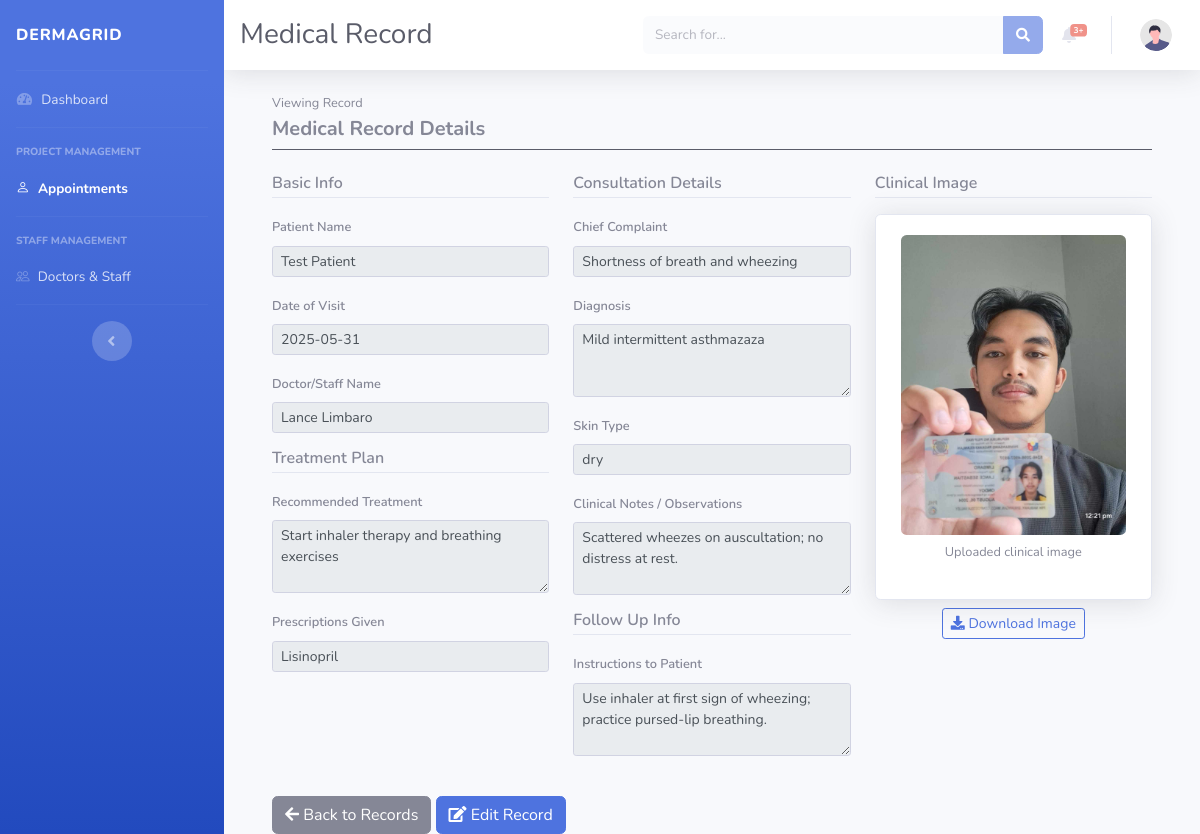
Screenshot of /frontend/viewmedical.php?record=5 with the database file from the repository.
### tables this page shows
CREATE TABLE `medical_record` (
  `id` int(11) NOT NULL AUTO_INCREMENT,
  `patient_id` int(11) NOT NULL,
  `staff_id` int(11) NOT NULL,
  `appointment_id` int(11) DEFAULT NULL,
  `visit_date` date NOT NULL,
  `diagnosis` text DEFAULT NULL,
  `treatment_plan` text DEFAULT NULL,
  `notes` text DEFAULT NULL,
  `created_at` timestamp NOT NULL DEFAULT current_timestamp(),
  `prescription_id` int(11) DEFAULT NULL,
  `chief_complaint` text DEFAULT NULL,
  `skin_type` enum('oily','dry','sensitive','combination') DEFAULT NULL,
  `instructions` text DEFAULT NULL,
  `image_path` text DEFAULT NULL,
  PRIMARY KEY (`id`),
  KEY `patient_id` (`patient_id`),
  KEY `staff_id` (`staff_id`),
  KEY `appointment_id` (`appointment_id`),
  KEY `medical_record_prescription_id_fk` (`prescription_id`),
  CONSTRAINT `medical_record_ibfk_1` FOREIGN KEY (`patient_id`) REFERENCES `patient` (`id`) ON DELETE CASCADE,
  CONSTRAINT `medical_record_ibfk_2` FOREIGN KEY (`staff_id`) REFERENCES `staff` (`id`) ON DELETE CASCADE,
  CONSTRAINT `medical_record_ibfk_3` FOREIGN KEY (`appointment_id`) REFERENCES `appointment` (`id`) ON DELETE SET NULL,
  CONSTRAINT `medical_record_prescription_id_fk` FOREIGN KEY (`prescription_id`) REFERENCES `prescription` (`id`)
);

CREATE TABLE `prescription` (
  `id` int(11) NOT NULL AUTO_INCREMENT,
  `patient_id` int(11) NOT NULL,
  `staff_id` int(11) NOT NULL,
  `medication_name` varchar(100) NOT NULL,
  `dosage` varchar(50) DEFAULT NULL,
  `frequency` varchar(50) DEFAULT NULL,
  `duration` varchar(50) DEFAULT NULL,
  `instructions` text DEFAULT NULL,
  `status` varchar(20) DEFAULT 'active' CHECK (`status` in ('active','completed','cancelled')),
  `created_at` timestamp NOT NULL DEFAULT current_timestamp(),
  `unit` text DEFAULT NULL,
  `additional_instruction` text DEFAULT NULL,
  PRIMARY KEY (`id`),
  KEY `patient_id` (`patient_id`),
  KEY `staff_id` (`staff_id`),
  CONSTRAINT `prescription_ibfk_1` FOREIGN KEY (`patient_id`) REFERENCES `patient` (`id`) ON DELETE CASCADE,
  CONSTRAINT `prescription_ibfk_2` FOREIGN KEY (`staff_id`) REFERENCES `staff` (`id`) ON DELETE CASCADE
);

### frontend/viewmedical.php (the view, shortened to what the rows shown need)
<?php
require_once '../backend/models/MedicalRecord.php';
$record_id = isset($_GET['record']) ? (int)$_GET['record'] : -1;
$parsed = [];
$database = getDbConnection();
$medicalRecordModel = new MedicalRecord($database);
try {
    $record = $medicalRecordModel->getById($record_id);
    if (!$record) {
        $error = "Medical record not found";
    } else {
        $parsed = [
            'patient_id' => $record['patient_id'] ?? '',
            'staff_id' => $record['staff_id'] ?? '',
            'appointment_id' => $record['appointment_id'] ?? '',
            'prescription_id' => $record['prescription_id'] ?? '',
            'patient_name' => $record['patient_name'] ?? '',
            'doctor' => $record['doctor_name'] ?? '',
            'booked_on' => $record['visit_date'] ?? '',
            'recommended_treatment' => $record['treatment_plan'] ?? '',
            'prescriptions_given' => $record['prescription_name'] ?? '',
            'diagnosis' => $record['diagnosis'] ?? '',
            'treatment' => $record['treatment_plan'] ?? '',
            'chief_complaint' => $record['chief_complaint'] ?? '',
            'skin_type' => $record['skin_type'] ?? '',
            'clinical_notes' => $record['notes'] ?? '',
            'instructions' => $record['instructions'] ?? '',
            'saved_on' => $record['created_at'] ?? '',
            'image_path' => $record['image_path'] ?? ''
        ];
    }
} catch (Exception $e) {
    $error = $e->getMessage();
}
$edit_mode = isset($_GET['edit']) && $_GET['edit'] == '1';
?>
<!DOCTYPE html>
<html lang="en">
<head>
    <link href="vendor/fontawesome-free/css/all.min.css" rel="stylesheet" type="text/css">
    <link rel="stylesheet" href="https://cdn.jsdelivr.net/npm/bootstrap-icons@1.13.1/font/bootstrap-icons.min.css">
    <link href="https://cdn.jsdelivr.net/npm/bootstrap@5.3.3/dist/css/bootstrap.min.css" rel="stylesheet" />
    <link href="https://cdnjs.cloudflare.com/ajax/libs/font-awesome/5.15.3/css/all.min.css" rel="stylesheet" />
    <link href="css/sb-admin-2.min.css" rel="stylesheet">
</head>
<body id="page-top" class="<?= $edit_mode ? 'edit-mode' : '' ?>">
    <div id="wrapper">
        <div id="content-wrapper" class="d-flex flex-column">
            <div id="content">
                <nav class="navbar navbar-expand navbar-light bg-white topbar mb-4 static-top shadow">
                    <div class="d-sm-flex align-items-center justify-content-center">
                        <h1 class="h3 mb-0 text-gray-800">Medical Record</h1>
                    </div>
                </nav>
                <div class="container-fluid">
                    <div class="row">
                        <div class="col">
                            <main class="container-fluid">
                                <h1 class="h5 fw-bold border-bottom border-dark pb-2 mb-4">Medical Record Details</h1>
                                <form action="viewmedical.php?record=<?= $record_id ?>&edit=1" method="post" enctype="multipart/form-data">
                                    <div class="row g-4">
                                        <div class="col-12 col-md-4">
                                            <h2 class="h6 fw-semibold border-bottom pb-1 mb-3">Basic Info</h2>
                                            <div class="mb-3">
                                                <label class="form-label small fw-semibold">Date of Visit</label>
                                                <input type="text" class="form-control form-control-sm" value="<?= htmlspecialchars($parsed['booked_on']) ?>" readonly>
                                            </div>
                                            <h2 class="h6 fw-semibold border-bottom pb-1 mb-3">Treatment Plan</h2>
                                            <div class="mb-3">
                                                <label class="form-label small fw-semibold">Recommended Treatment</label>
                                                <textarea class="form-control form-control-sm" name="treatment_plan" rows="3" <?= $edit_mode ? '' : 'readonly' ?>><?= htmlspecialchars($parsed['treatment']) ?></textarea>
                                            </div>
                                            <div class="mb-3">
                                                <label class="form-label small fw-semibold">Prescriptions Given</label>
                                                <input type="text" class="form-control form-control-sm" value="<?= htmlspecialchars($parsed['prescriptions_given']) ?>" readonly>
                                            </div>
                                        </div>
                                        <div class="col-12 col-md-4">
                                            <h2 class="h6 fw-semibold border-bottom pb-1 mb-3">Consultation Details</h2>
                                            <div class="mb-3">
                                                <label class="form-label small fw-semibold">Chief Complaint</label>
                                                <input type="text" name="chief_complaint" class="form-control form-control-sm" value="<?= htmlspecialchars($parsed['chief_complaint']) ?>" <?= $edit_mode ? '' : 'readonly' ?>>
                                            </div>
                                            <div class="mb-3">
                                                <label class="form-label small fw-semibold">Diagnosis</label>
                                                <textarea class="form-control form-control-sm" name="diagnosis" rows="3" <?= $edit_mode ? '' : 'readonly' ?>><?= htmlspecialchars($parsed['diagnosis']) ?></textarea>
                                            </div>
                                            <div class="mb-3">
                                                <label class="form-label small fw-semibold">Skin Type</label>
                                                <?php if ($edit_mode): ?>
                                                <select name="skin_type" class="form-select form-select-sm">
                                                    <option value="oily" <?= $parsed['skin_type'] == 'oily' ? 'selected' : '' ?>>Oily</option>
                                                    <option value="dry" <?= $parsed['skin_type'] == 'dry' ? 'selected' : '' ?>>Dry</option>
                                                    <option value="combination" <?= $parsed['skin_type'] == 'combination' ? 'selected' : '' ?>>Combination</option>
                                                    <option value="sensitive" <?= $parsed['skin_type'] == 'sensitive' ? 'selected' : '' ?>>Sensitive</option>
                                                </select>
                                                <?php else: ?>
                                                <input type="text" class="form-control form-control-sm" value="<?= htmlspecialchars($parsed['skin_type']) ?>" readonly>
                                                <?php endif; ?>
                                            </div>
                                            <div class="mb-3">
                                                <label class="form-label small fw-semibold">Clinical Notes / Observations</label>
                                                <textarea class="form-control form-control-sm" name="clinical_notes" rows="3" <?= $edit_mode ? '' : 'readonly' ?>><?= htmlspecialchars($parsed['clinical_notes']) ?></textarea>
                                            </div>
                                            <h2 class="h6 fw-semibold border-bottom pb-1 mb-3">Follow Up Info</h2>
                                            <div class="mb-3">
                                                <label class="form-label small fw-semibold">Instructions to Patient</label>
                                                <textarea class="form-control form-control-sm" name="instructions" rows="3" <?= $edit_mode ? '' : 'readonly' ?>><?= htmlspecialchars($parsed['instructions']) ?></textarea>
                                            </div>
                                        </div>
                                        <div class="col-12 col-md-4">
                                            <h2 class="h6 fw-semibold border-bottom pb-1 mb-3">Clinical Image</h2>
                                            <div class="card shadow">
                                                <div class="card-body text-center">
                                                    <?php if (!empty($parsed['image_path']) && file_exists($parsed['image_path'])): ?>
                                                        <img src="<?= htmlspecialchars($parsed['image_path']) ?>"
                                                             class="img-fluid rounded"
                                                             alt="Clinical image"
                                                             style="max-height: 300px;">
                                                        <p class="small text-muted mt-2">Uploaded clinical image</p>
                                                    <?php endif; ?>
                                                </div>
                                            </div>
                                        </div>
                                    </div>
                                </form>
                            </main>
                        </div>
                    </div>
                </div>
            </div>
        </div>
    </div>
</body>
</html>

### rows the page displays
medical_record: visit_date "2025-05-31", treatment_plan "Start inhaler therapy and breathing exercises", prescription.medication_name "Lisinopril", chief_complaint "Shortness of breath and wheezing", diagnosis "Mild intermittent asthmazaza", skin_type "dry", clinical_notes "Scattered wheezes on auscultation; no distress at rest.", instructions "Use inhaler at first sign of wheezing; practice pursed-lip breathing.", image_path (picture)
